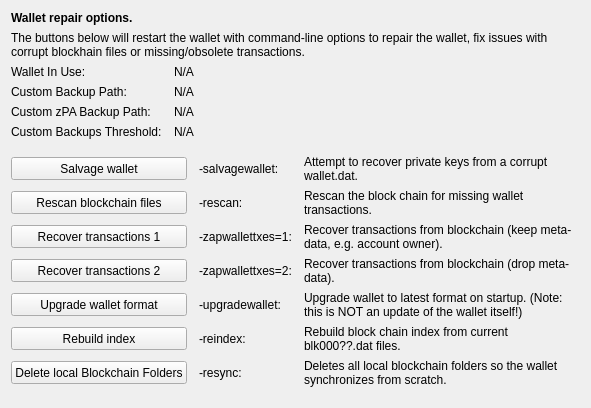
     <widget class="QWidget" name="tab_repair">
      <attribute name="title">
       <string>&amp;Wallet Repair</string>
      </attribute>
      <layout class="QGridLayout" name="gridLayout_4" columnstretch="0,0,0,0">
       <property name="horizontalSpacing">
        <number>12</number>
       </property>
       <item row="0" column="0" colspan="4">
        <widget class="QLabel" name="label_repair_header">
         <property name="font">
          <font>
           <weight>75</weight>
           <bold>true</bold>
          </font>
         </property>
         <property name="text">
          <string>Wallet repair options.</string>
         </property>
        </widget>
       </item>
       <item row="1" column="0" colspan="4">
        <widget class="QLabel" name="label_repair_helptext">
         <property name="font">
          <font>
           <weight>50</weight>
           <bold>false</bold>
          </font>
         </property>
         <property name="text">
          <string>The buttons below will restart the wallet with command-line options to repair the wallet, fix issues with corrupt blockhain files or missing/obsolete transactions.</string>
         </property>
         <property name="wordWrap">
          <bool>true</bool>
         </property>
        </widget>
       </item>
       <item row="2" column="0">
        <widget class="QLabel" name="wallet_path_label">
         <property name="text">
          <string>Wallet In Use:</string>
         </property>
        </widget>
       </item>
       <item row="2" column="1" colspan="3">
        <widget class="QLabel" name="wallet_path">
         <property name="cursor">
          <cursorShape>IBeamCursor</cursorShape>
         </property>
         <property name="text">
          <string>N/A</string>
         </property>
         <property name="textFormat">
          <enum>Qt::PlainText</enum>
         </property>
         <property name="textInteractionFlags">
          <set>Qt::LinksAccessibleByMouse|Qt::TextSelectableByKeyboard|Qt::TextSelectableByMouse</set>
         </property>
        </widget>
       </item>
       <item row="3" column="0">
        <widget class="QLabel" name="wallet_custombackuppath_label">
         <property name="text">
          <string>Custom Backup Path:</string>
         </property>
         <property name="visible">
          <bool>false</bool>
         </property>
        </widget>
       </item>
       <item row="3" column="1" colspan="3">
        <widget class="QLabel" name="wallet_custombackuppath">
         <property name="cursor">
          <cursorShape>IBeamCursor</cursorShape>
         </property>
         <property name="text">
          <string>N/A</string>
         </property>
         <property name="textFormat">
          <enum>Qt::PlainText</enum>
         </property>
         <property name="textInteractionFlags">
          <set>Qt::LinksAccessibleByMouse|Qt::TextSelectableByKeyboard|Qt::TextSelectableByMouse</set>
         </property>
         <property name="visible">
          <bool>false</bool>
         </property>
        </widget>
       </item>
       <item row="4" column="0">
        <widget class="QLabel" name="wallet_customzpabackuppath_label">
         <property name="text">
          <string>Custom zPA Backup Path:</string>
         </property>
         <property name="visible">
          <bool>false</bool>
         </property>
        </widget>
       </item>
       <item row="4" column="1" colspan="3">
        <widget class="QLabel" name="wallet_customzpabackuppath">
         <property name="cursor">
          <cursorShape>IBeamCursor</cursorShape>
         </property>
         <property name="text">
          <string>N/A</string>
         </property>
         <property name="textFormat">
          <enum>Qt::PlainText</enum>
         </property>
         <property name="textInteractionFlags">
          <set>Qt::LinksAccessibleByMouse|Qt::TextSelectableByKeyboard|Qt::TextSelectableByMouse</set>
         </property>
         <property name="visible">
          <bool>false</bool>
         </property>
        </widget>
       </item>
       <item row="5" column="0">
        <widget class="QLabel" name="wallet_custombackupthreshold_label">
         <property name="text">
          <string>Custom Backups Threshold:</string>
         </property>
         <property name="visible">
          <bool>false</bool>
         </property>
        </widget>
       </item>
       <item row="5" column="1" colspan="3">
        <widget class="QLabel" name="wallet_custombackupthreshold">
         <property name="cursor">
          <cursorShape>IBeamCursor</cursorShape>
         </property>
         <property name="text">
          <string>N/A</string>
         </property>
         <property name="textFormat">
          <enum>Qt::PlainText</enum>
         </property>
         <property name="textInteractionFlags">
          <set>Qt::LinksAccessibleByMouse|Qt::TextSelectableByKeyboard|Qt::TextSelectableByMouse</set>
         </property>
         <property name="visible">
          <bool>false</bool>
         </property>
        </widget>
       </item>
       <item row="6" column="0">
        <spacer name="verticalSpacer_repair1">
         <property name="orientation">
          <enum>Qt::Vertical</enum>
         </property>
         <property name="sizeHint" stdset="0">
          <size>
           <width>10</width>
           <height>10</height>
          </size>
         </property>
        </spacer>
       </item>
       <item row="7" column="0" colspan="2">
        <widget class="QPushButton" name="btn_salvagewallet">
         <property name="minimumSize">
          <size>
           <width>100</width>
           <height>23</height>
          </size>
         </property>
         <property name="text">
          <string>Salvage wallet</string>
         </property>
        </widget>
       </item>
       <item row="7" column="2">
        <widget class="QLabel" name="label_repair_salvage_command">
         <property name="text">
          <string notr="true">-salvagewallet:</string>
         </property>
        </widget>
       </item>
       <item row="7" column="3">
        <widget class="QLabel" name="label_repair_salvage">
         <property name="text">
          <string>Attempt to recover private keys from a corrupt wallet.dat.</string>
         </property>
         <property name="wordWrap">
          <bool>true</bool>
         </property>
        </widget>
       </item>
       <item row="8" column="0" colspan="2">
        <widget class="QPushButton" name="btn_rescan">
         <property name="minimumSize">
          <size>
           <width>100</width>
           <height>23</height>
          </size>
         </property>
         <property name="text">
          <string>Rescan blockchain files</string>
         </property>
        </widget>
       </item>
       <item row="8" column="2">
        <widget class="QLabel" name="label_repair_rescan_command">
         <property name="text">
          <string notr="true">-rescan:</string>
         </property>
        </widget>
       </item>
       <item row="8" column="3">
        <widget class="QLabel" name="label_repair_rescan">
         <property name="text">
          <string>Rescan the block chain for missing wallet transactions.</string>
         </property>
         <property name="wordWrap">
          <bool>true</bool>
         </property>
        </widget>
       </item>
       <item row="9" column="0" colspan="2">
        <widget class="QPushButton" name="btn_zapwallettxes1">
         <property name="minimumSize">
          <size>
           <width>100</width>
           <height>23</height>
          </size>
         </property>
         <property name="text">
          <string>Recover transactions 1</string>
         </property>
        </widget>
       </item>
       <item row="9" column="2">
        <widget class="QLabel" name="label_repair_zap1_command">
         <property name="text">
          <string notr="true">-zapwallettxes=1:</string>
         </property>
        </widget>
       </item>
       <item row="9" column="3">
        <widget class="QLabel" name="label_repair_zap1">
         <property name="text">
          <string>Recover transactions from blockchain (keep meta-data, e.g. account owner).</string>
         </property>
         <property name="wordWrap">
          <bool>true</bool>
         </property>
        </widget>
       </item>
       <item row="10" column="0" colspan="2">
        <widget class="QPushButton" name="btn_zapwallettxes2">
         <property name="minimumSize">
          <size>
           <width>100</width>
           <height>23</height>
          </size>
         </property>
         <property name="text">
          <string>Recover transactions 2</string>
         </property>
        </widget>
       </item>
       <item row="10" column="2">
        <widget class="QLabel" name="label_repair_zap2_command">
         <property name="text">
          <string notr="true">-zapwallettxes=2:</string>
         </property>
        </widget>
       </item>
       <item row="10" column="3">
        <widget class="QLabel" name="label_repair_zap2">
         <property name="text">
          <string>Recover transactions from blockchain (drop meta-data).</string>
         </property>
         <property name="wordWrap">
          <bool>true</bool>
         </property>
        </widget>
       </item>
       <item row="11" column="0" colspan="2">
        <widget class="QPushButton" name="btn_upgradewallet">
         <property name="minimumSize">
          <size>
           <width>100</width>
           <height>23</height>
          </size>
         </property>
         <property name="text">
          <string>Upgrade wallet format</string>
         </property>
        </widget>
       </item>
       <item row="11" column="2">
        <widget class="QLabel" name="label_repair_upgrade_command">
         <property name="text">
          <string notr="true">-upgradewallet:</string>
         </property>
        </widget>
       </item>
       <item row="11" column="3">
        <widget class="QLabel" name="label_repair_upgrade">
         <property name="text">
          <string>Upgrade wallet to latest format on startup. (Note: this is NOT an update of the wallet itself!)</string>
         </property>
         <property name="wordWrap">
          <bool>true</bool>
         </property>
        </widget>
       </item>
       <item row="12" column="0" colspan="2">
        <widget class="QPushButton" name="btn_reindex">
         <property name="minimumSize">
          <size>
           <width>100</width>
           <height>23</height>
          </size>
         </property>
         <property name="text">
          <string>Rebuild index</string>
         </property>
        </widget>
       </item>
       <item row="12" column="2">
        <widget class="QLabel" name="label_repair_reindex_command">
         <property name="text">
          <string notr="true">-reindex:</string>
         </property>
        </widget>
       </item>
       <item row="12" column="3">
        <widget class="QLabel" name="label_repair_reindex">
         <property name="text">
          <string>Rebuild block chain index from current blk000??.dat files.</string>
         </property>
         <property name="wordWrap">
          <bool>true</bool>
         </property>
        </widget>
       </item>
       <item row="13" column="0" colspan="2">
        <widget class="QPushButton" name="btn_resync">
         <property name="minimumSize">
          <size>
           <width>100</width>
           <height>23</height>
          </size>
         </property>
         <property name="text">
          <string>Delete local Blockchain Folders</string>
         </property>
        </widget>
       </item>
       <item row="13" column="2">
        <widget class="QLabel" name="label_repair_resync_command">
         <property name="text">
          <string>-resync:</string>
         </property>
        </widget>
       </item>
       <item row="13" column="3">
        <widget class="QLabel" name="label_repair_resync">
         <property name="text">
          <string>Deletes all local blockchain folders so the wallet synchronizes from scratch.</string>
         </property>
         <property name="wordWrap">
          <bool>true</bool>
         </property>
        </widget>
       </item>
       <item row="14" column="0">
        <spacer name="verticalSpacer_repair2">
         <property name="orientation">
          <enum>Qt::Vertical</enum>
         </property>
         <property name="sizeHint" stdset="0">
          <size>
           <width>20</width>
           <height>10</height>
          </size>
         </property>
        </spacer>
       </item>
      </layout>
     </widget>
